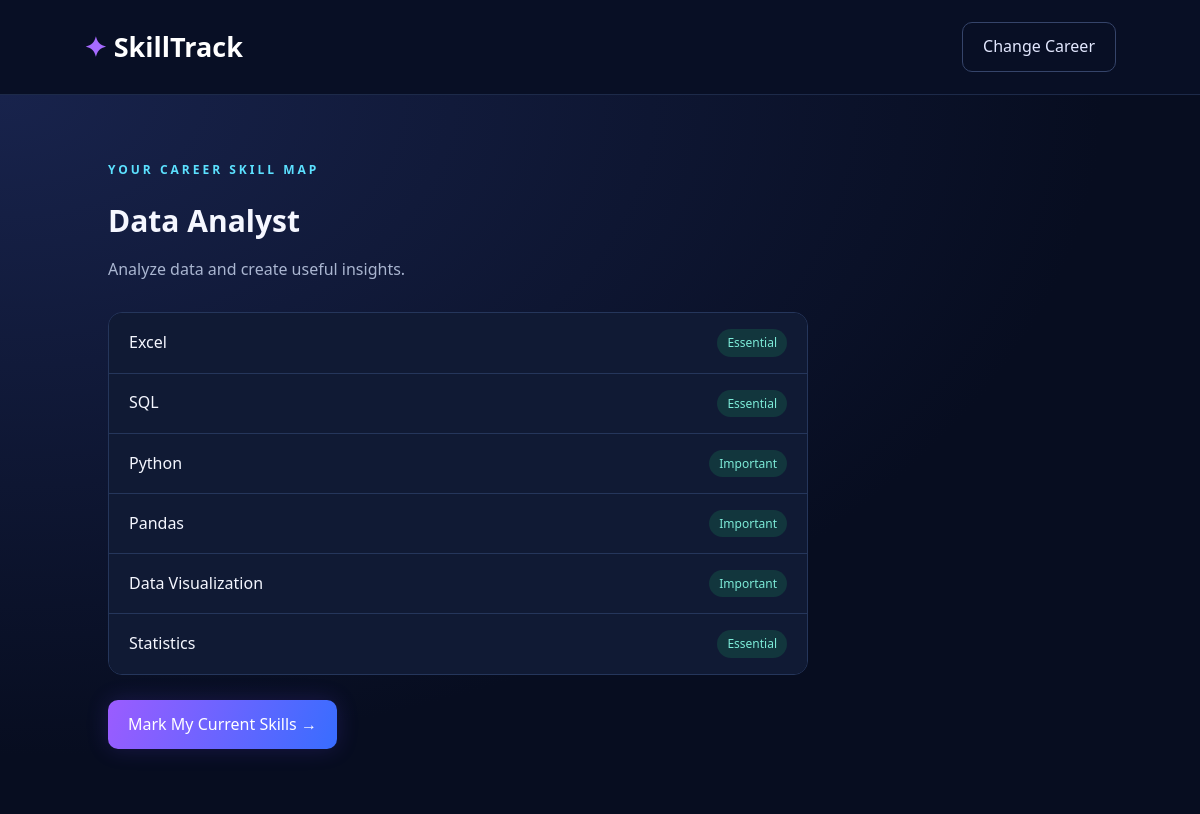
Screenshot of /required-skills (signed in) with the database file from the repository.
### tables this page shows
CREATE TABLE career_roles (
                id INTEGER PRIMARY KEY AUTOINCREMENT,
                title TEXT NOT NULL UNIQUE,
                description TEXT
            );

CREATE TABLE role_skills (
                id INTEGER PRIMARY KEY AUTOINCREMENT,
                role_id INTEGER NOT NULL,
                skill_name TEXT NOT NULL,
                importance TEXT NOT NULL DEFAULT 'Important',
                FOREIGN KEY (role_id) REFERENCES career_roles(id),
                UNIQUE(role_id, skill_name)
            );

### app.py (the view)
@app.route("/required-skills")
def required_skills():
    if "user_id" not in session:
        return redirect(url_for("login"))
    with get_db() as conn:
        selected_role = conn.execute("""
            SELECT r.id, r.title, r.description
            FROM user_career_goals g
            JOIN career_roles r ON r.id = g.role_id
            WHERE g.user_id = ?
        """, (session["user_id"],)).fetchone()
        if not selected_role:
            return redirect(url_for("career"))
        skills = conn.execute("""
            SELECT skill_name, importance
            FROM role_skills
            WHERE role_id = ?
            ORDER BY id
        """, (selected_role["id"],)).fetchall()
    return render_template(
        "required_skills.html",
        role=selected_role,
        skills=skills
    )

### app.py (called while the page is built)
def get_db():
    conn = sqlite3.connect(DB_PATH)
    conn.row_factory = sqlite3.Row
    return conn

### required_skills.html (shortened to what this page needs)
<!DOCTYPE html>
<html lang="en">
<head>
    <link rel="stylesheet" href="{{ url_for('static', filename='css/style.css') }}">
</head>
<body>
    <nav class="navbar">
        <a href="/" class="logo">✦ SkillTrack</a>
        <a href="/career" class="secondary-btn">Change Career</a>
    </nav>
    <main class="dashboard-welcome">
        <p class="tagline">YOUR CAREER SKILL MAP</p>
        <h1>{{ role.title }}</h1>
        <p>{{ role.description }}</p>
        <div class="skill-list">
            {% for skill in skills %}
            <div class="skill-row">
                <span>{{ skill.skill_name }}</span>
                <span class="importance">{{ skill.importance }}</span>
            </div>
            {% else %}
            <p>No skills have been added for this role yet.</p>
            {% endfor %}
        </div>
        <a class="primary-btn next-btn" href="/current-skills">
            Mark My Current Skills →
        </a>
    </main>
</body>
</html>

### style.css (style rules this page uses)
* { box-sizing: border-box; margin: 0; padding: 0; }
html { scroll-behavior: smooth; }
body { font-family: "Segoe UI", Arial, sans-serif; background: #070d20; color: #f5f7ff; line-height: 1.6; }
.navbar { display: flex; justify-content: space-between; align-items: center; padding: 22px 7%; border-bottom: 1px solid #1d2a49; background: #080f25; }
.logo { color: #ffffff; text-decoration: none; font-size: 27px; font-weight: 800; }
.logo::first-letter { color: #a66bff; }
.login-btn, .primary-btn { background: linear-gradient(110deg, #9b5cff, #386dff); color: white !important; padding: 12px 20px; border-radius: 10px; text-decoration: none; box-shadow: 0 0 22px #7147ff30; }
.tagline { color: #5ce1ff; font-size: 12px; letter-spacing: 3px; font-weight: 700; margin-bottom: 18px; }
.secondary-btn { color: #e3e8ff; text-decoration: none; padding: 11px 20px; border: 1px solid #35446a; border-radius: 10px; }
.auth-card h1, .dashboard-welcome h1 { font-size: 30px; margin-bottom: 10px; }
.dashboard-welcome { padding: 65px 9%; min-height: 80vh; background: radial-gradient(ellipse at top left, #18234c, #070d20 65%); }
.dashboard-welcome>p:not(.tagline) { color: #aab6d1; margin: 12px 0 25px; }
.skill-list { max-width: 700px; margin-top: 30px; border: 1px solid #25365b; border-radius: 14px; overflow: hidden; }
.skill-row { display: flex; justify-content: space-between; align-items: center; gap: 20px; padding: 16px 20px; background: #101a34; border-bottom: 1px solid #25365b; }
.skill-row:last-child { border-bottom: none; }
.importance { color: #7debd8; background: #12363d; padding: 4px 10px; border-radius: 20px; font-size: 12px; }
.next-btn { display: inline-block; margin-top: 25px; }

### rows the page displays
career_roles: title "Data Analyst", description "Analyze data and create useful insights."
role_skills: skill_name "Excel", importance "Essential"
role_skills: skill_name "SQL", importance "Essential"
role_skills: skill_name "Python", importance "Important"
role_skills: skill_name "Pandas", importance "Important"
role_skills: skill_name "Data Visualization", importance "Important"
role_skills: skill_name "Statistics", importance "Essential"
